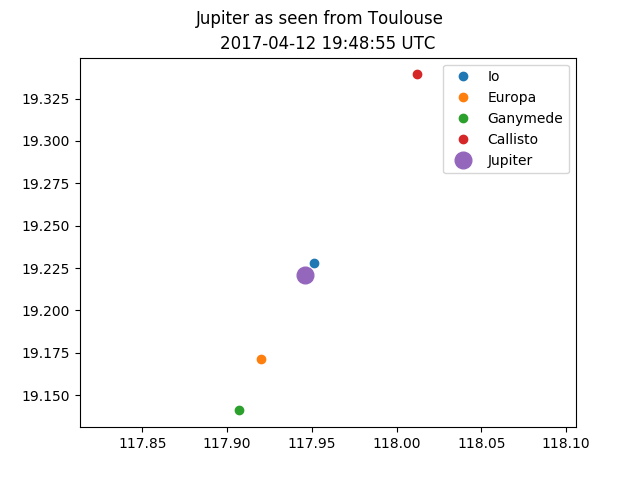

Here is the Python script that generated this plot:
"""Follow the informations provided in the `beyond.env.jpl` module about configuration
in order to supply the data needed.
"""

import numpy as np
import matplotlib.pyplot as plt

from beyond.utils import Date
from beyond.env.jpl import get_body
from beyond.frames import create_station

date = Date.now()

# Definition of the location of observation
station = create_station('TLS', (43.428889, 1.497778, 178.0))

# Retrieve Jupiter and its moons state-vectors
jupiter = get_body('Jupiter', date)
io = get_body('Io', date)
europa = get_body('Europa', date)
ganymede = get_body('Ganymede', date)
callisto = get_body('Callisto', date)

# Convert them to the observer frame
jupiter.frame = station
io.frame = station
europa.frame = station
ganymede.frame = station
callisto.frame = station

# Change the orbit form in order to get azimuth and elevation
europa.form = 'spherical'
io.form = 'spherical'
ganymede.form = 'spherical'
callisto.form = 'spherical'
jupiter.form = 'spherical'

plt.figure()

# The size of the dots is not on scale
plt.plot([-np.degrees(io.theta)], [np.degrees(io.phi)], 'o', zorder=-io.r, label="Io")
plt.plot([-np.degrees(europa.theta)], [np.degrees(europa.phi)], 'o', zorder=-europa.r, label="Europa")
plt.plot([-np.degrees(ganymede.theta)], [np.degrees(ganymede.phi)], 'o', zorder=-ganymede.r, label="Ganymede")
plt.plot([-np.degrees(callisto.theta)], [np.degrees(callisto.phi)], 'o', zorder=-callisto.r, label="Callisto")
plt.plot([-np.degrees(jupiter.theta)], [np.degrees(jupiter.phi)], 'o', zorder=-jupiter.r, ms=12, label="Jupiter")

plt.suptitle("Jupiter as seen from Toulouse")
plt.title("{:%Y-%m-%d %H:%M:%S UTC}".format(date))
plt.legend()
plt.axis('equal')
plt.show()
